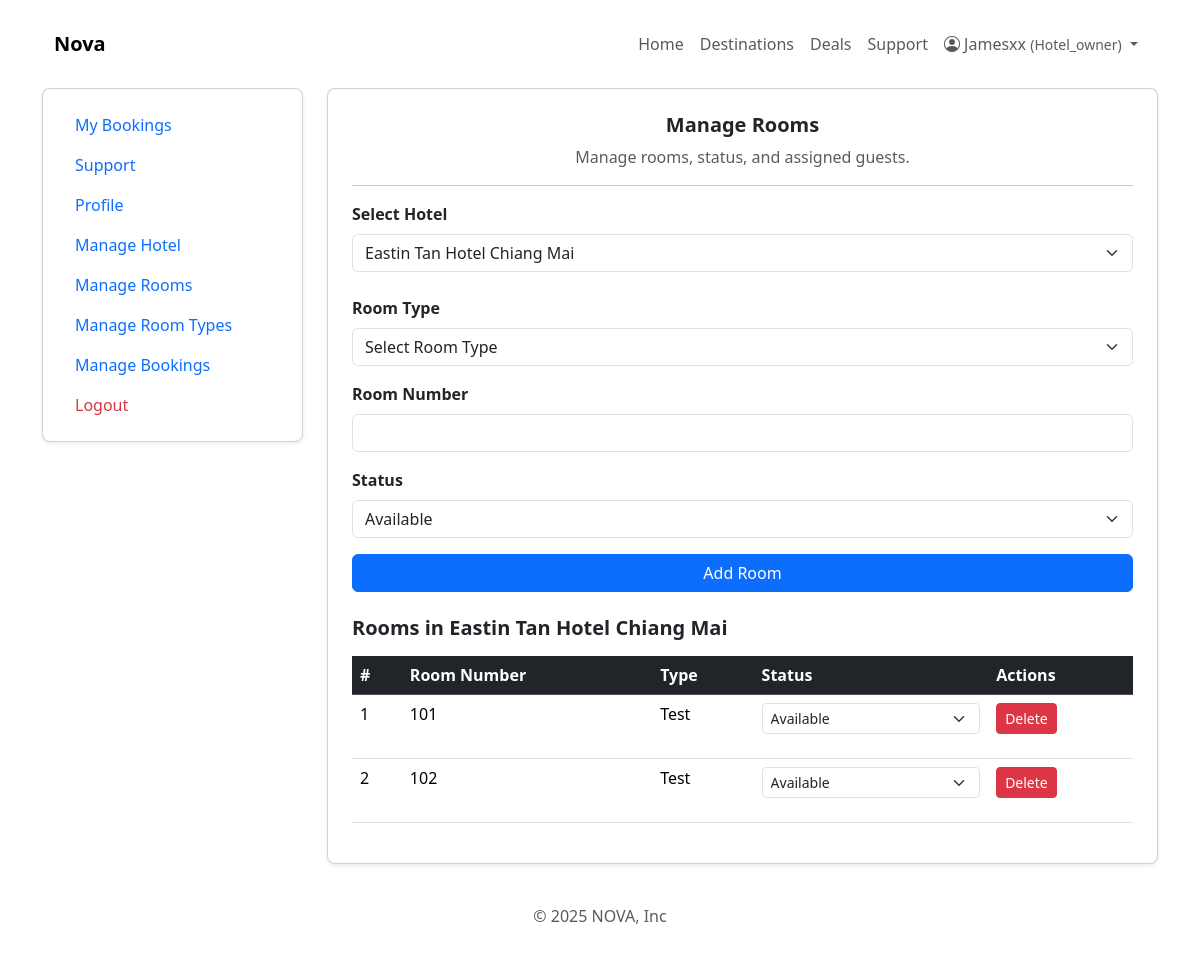
Page /hotel/manage-rooms.php?hotel_id=4 (signed in) on the earlier database version.
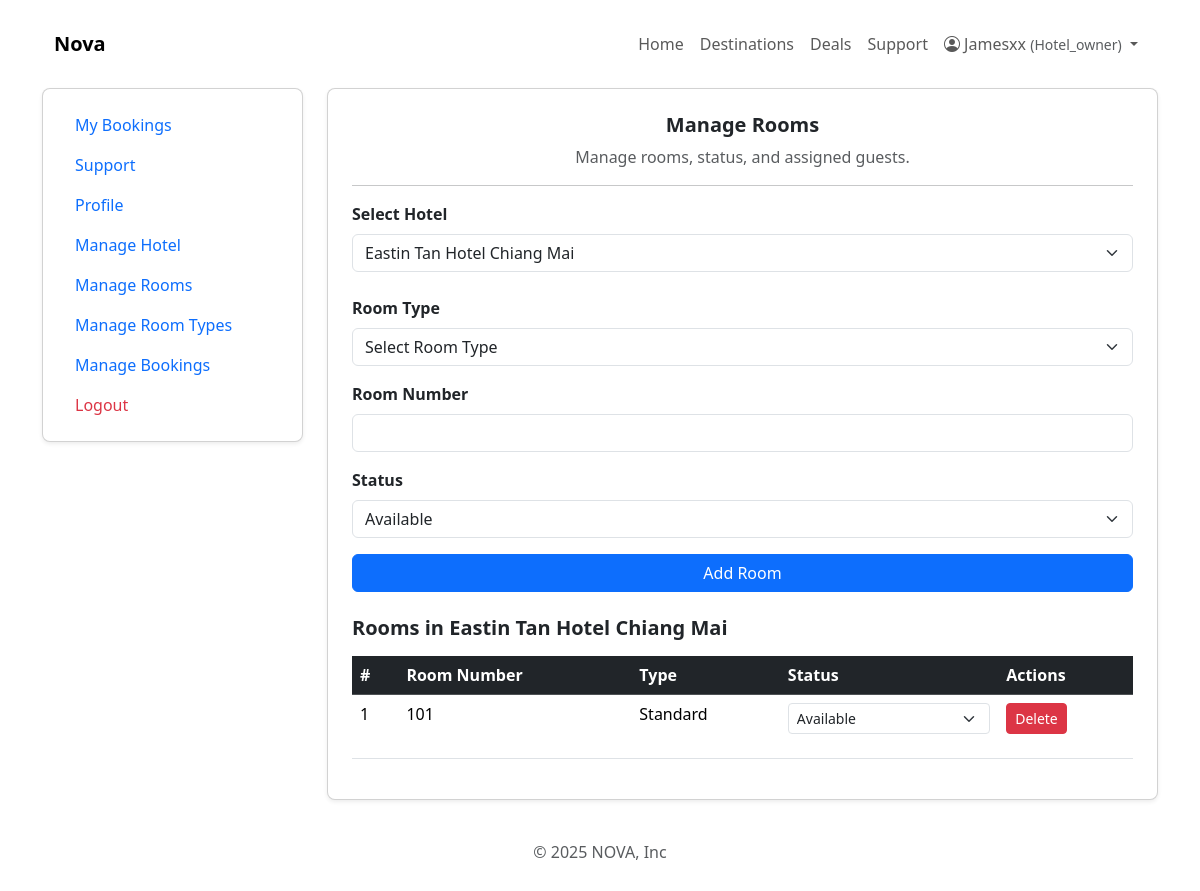
Same page on the later database version.
### tables this page shows
CREATE TABLE `hotels` (
  `id` int(11) NOT NULL,
  `owner_id` int(11) NOT NULL,
  `name` varchar(200) NOT NULL,
  `description` text DEFAULT NULL,
  `address` varchar(255) DEFAULT NULL,
  `city` varchar(100) DEFAULT NULL,
  `state` varchar(100) DEFAULT NULL,
  `country` varchar(100) NOT NULL,
  `zip_code` varchar(20) DEFAULT NULL,
  `map_url` varchar(255) DEFAULT NULL,
  `phone` varchar(20) DEFAULT NULL,
  `email` varchar(150) DEFAULT NULL,
  `website` varchar(150) DEFAULT NULL,
  `created_at` timestamp NOT NULL DEFAULT current_timestamp(),
  `status` enum('active','inactive') NOT NULL DEFAULT 'inactive'
);

CREATE TABLE `rooms` (
  `id` int(11) NOT NULL,
  `hotel_id` int(11) NOT NULL,
  `room_type_id` int(11) NOT NULL,
  `room_number` varchar(50) DEFAULT NULL,
  `status` enum('available','maintenance','occupied') DEFAULT 'available',
  `created_at` timestamp NOT NULL DEFAULT current_timestamp()
);

CREATE TABLE `room_types` (
  `id` int(11) NOT NULL,
  `hotel_id` int(11) NOT NULL,
  `name` varchar(100) NOT NULL,
  `description` text DEFAULT NULL,
  `capacity` int(11) DEFAULT 2,
  `base_price` decimal(10,2) NOT NULL,
  `created_at` timestamp NOT NULL DEFAULT current_timestamp()
);

### hotel/manage-rooms.php (the view, shortened to what this page needs)
<?php
require_once("../partials/header.php");
require_once("../partials/nav.php");
$stmt = $pdo->prepare("SELECT * FROM hotels WHERE owner_id = ?");
$stmt->execute([$_SESSION['user_id']]);
$hotels = $stmt->fetchAll(PDO::FETCH_ASSOC);
$hotel_id = isset($_GET['hotel_id']) ? intval($_GET['hotel_id']) : ($hotels[0]['id'] ?? 0);
$stmt = $pdo->prepare("SELECT * FROM hotels WHERE id = ? AND owner_id = ?");
$stmt->execute([$hotel_id, $_SESSION['user_id']]);
$hotel = $stmt->fetch(PDO::FETCH_ASSOC);
$roomStmt = $pdo->prepare("SELECT r.*, rt.name AS room_type_name
    FROM rooms r
    LEFT JOIN room_types rt ON r.room_type_id = rt.id
    WHERE r.hotel_id = ?");
$roomStmt->execute([$hotel_id]);
$rooms = $roomStmt->fetchAll(PDO::FETCH_ASSOC);
?>
<main>
    <div class="row">
        <?php require_once("../partials/sidebar.php"); ?>
        <div class="col-md-8 col-lg-9">
            <div class="card shadow-sm rounded-3">
                <div class="card-body p-4">
                    <h5 class="fw-bold text-center">Manage Rooms</h5>
                    <p class="text-muted text-center">Manage rooms, status, and assigned guests.</p>
                    <hr class="my-3">
                    <form method="GET" class="mb-4">
                        <label class="form-label fw-bold">Select Hotel</label>
                        <select name="hotel_id" class="form-select" onchange="this.form.submit()">
                            <?php foreach ($hotels as $h) : ?>
                                <option value="<?= $h['id']; ?>" <?= ($hotel_id == $h['id']) ? 'selected' : ''; ?>>
                                    <?= htmlspecialchars($h['name']); ?>
                                </option>
                            <?php endforeach; ?>
                        </select>
                    </form>
                    <form method="POST">
                        <div class="mb-3">
                            <label class="form-label fw-bold">Room Type</label>
                            <select name="room_type_id" class="form-select" required>
                                <option value="" disabled selected>Select Room Type</option>
                            </select>
                        </div>
                        <div class="mb-3">
                            <label class="form-label fw-bold">Room Number</label>
                            <input type="text" name="room_number" class="form-control" required>
                        </div>
                        <div class="mb-3">
                            <label class="form-label fw-bold">Status</label>
                            <select name="status" class="form-select">
                                <option value="available" <?= isset($room['status']) && $room['status'] === 'available' ? 'selected' : ''; ?>>Available</option>
                            </select>
                        </div>
                        <button type="submit" class="btn btn-primary w-100">Add Room</button>
                    </form>
                    <h5 class="fw-bold mt-4">Rooms in <?= htmlspecialchars($hotel['name']); ?></h5>
                    <table class="table table-hover mt-3">
                        <thead class="table-dark">
                            <tr>
                                <th>#</th>
                                <th>Room Number</th>
                                <th>Type</th>
                                <th>Status</th>
                                <th>Actions</th>
                            </tr>
                        </thead>
                        <tbody>
                        <?php foreach ($rooms as $index => $room) : ?>
                            <tr>
                                <td><?= $index + 1; ?></td>
                                <td><?= htmlspecialchars($room['room_number']); ?></td>
                                <td><?= htmlspecialchars($room['room_type_name']); ?></td>
                                <td>
                                    <form method="POST" action="manage-rooms.php" class="d-inline">
                                        <select name="new_status" class="form-select form-select-sm" onchange="this.form.submit()">
                                            <option value="available" <?= ($room['status'] == 'available') ? 'selected' : ''; ?>>Available</option>
                                        </select>
                                    </form>
                                </td>
                                <td>
                                    <form action="delete-room.php" method="POST" onsubmit="return confirm('Are you sure you want to delete this room?');">
                                        <button type="submit" class="btn btn-sm btn-danger">Delete</button>
                                    </form>
                                </td>
                            </tr>
                        <?php endforeach; ?>
                        </tbody>
                    </table>
                </div>
            </div>
        </div>
    </div>
</main>
<?php require_once("../partials/footer.php"); ?>

### partials/header.php (shortened to what this page needs)
<head>
    <link href="https://cdn.jsdelivr.net/npm/bootstrap@5.3.3/dist/css/bootstrap.min.css" rel="stylesheet">
    <link rel="stylesheet" href="https://cdn.jsdelivr.net/npm/bootstrap-icons@1.11.3/font/bootstrap-icons.min.css">
    <link rel="stylesheet" type="text/css" href="/public/css/style.css">
</head>
<body>
<div class="container">

### partials/nav.php (shortened to what this page needs)
<nav class="navbar navbar-expand-lg my-3">
    <div class="container">
        <a class="navbar-brand fw-bold" href="/index.php">Nova</a>
        <div class="collapse navbar-collapse" id="navbarNav">
            <ul class="navbar-nav ms-auto">
                <li class="nav-item">
                    <a class="nav-link <?= basename($_SERVER['PHP_SELF']) == 'index.php' ? 'active' : ''; ?>"
                       href="/index.php">Home</a>
                </li>
                <li class="nav-item">
                    <a class="nav-link" href="/views/destinations.php">Destinations</a>
                </li>
                <li class="nav-item">
                    <a class="nav-link" href="/views/deals.php">Deals</a>
                </li>
                <li class="nav-item">
                    <a class="nav-link" href="/views/support.php">Support</a>
                </li>
                <?php if (isset($_SESSION['user_id'])) : ?>
                    <li class="nav-item dropdown">
                        <a class="nav-link dropdown-toggle" role="button" data-bs-toggle="dropdown">
                            <i class="bi bi-person-circle"></i>
                            <?= htmlspecialchars($_SESSION['user_name']); ?>
                            <small class="text-muted">(<?= ucfirst($_SESSION['user_role']); ?>)</small>
                        </a>
                    </li>
                <?php endif; ?>
            </ul>
        </div>
    </div>
</nav>

### partials/sidebar.php
<div class="col-md-4 col-lg-3">
    <div class="card shadow-sm p-3 rounded-3">
        <ul class="nav flex-column">
            <li class="nav-item"><a class="nav-link" href="../views/my-bookings.php">My Bookings</a></li>
            <li class="nav-item"><a class="nav-link" href="../views/support.php">Support</a></li>
            <li class="nav-item"><a class="nav-link" href="../views/profile.php">Profile</a></li>
            <?php if ($_SESSION['user_role'] === 'admin') : ?>
                <li class="nav-item"><a class="nav-link text-primary" href="../admin/dashboard.php">Admin Dashboard</a></li>
                <li class="nav-item"><a class="nav-link text-primary" href="../admin/manage-users.php">Manage Users</a></li>
                <li class="nav-item"><a class="nav-link text-primary" href="../admin/manage-support.php">Manage Support</a></li>
                <li class="nav-item"><a class="nav-link text-primary" href="../admin/add-hotel.php">Add Hotel</a></li>
            <?php elseif ($_SESSION['user_role'] === 'hotel_owner') : ?>
                <li class="nav-item"><a class="nav-link text-primary" href="../hotel/manage-hotel.php">Manage Hotel</a></li>
                <li class="nav-item"><a class="nav-link text-primary" href="../hotel/manage-rooms.php">Manage Rooms</a></li>
                <li class="nav-item"><a class="nav-link text-primary" href="../hotel/manage-room-types.php">Manage Room Types</a></li>
                <li class="nav-item"><a class="nav-link text-primary" href="../hotel/manage-bookings.php">Manage Bookings</a></li>
            <?php endif; ?>
            <li class="nav-item"><a class="nav-link text-danger" href="../auth/logout-process.php">Logout</a></li>
        </ul>
    </div>
</div>

### partials/footer.php
</div>
<div class="container">
    <footer class="py-3 my-4">
        <p class="text-center text-body-secondary">© 2025 NOVA, Inc</p>
    </footer>
</div>
</body>
</html>

Differences in the rows shown:
removed rooms: room_number "101", room_type.name "Test", new_status "Available"
removed rooms: room_number "102", room_type.name "Test", new_status "Available"
added rooms: room_number "101", room_type.name "Standard", new_status "Available"
